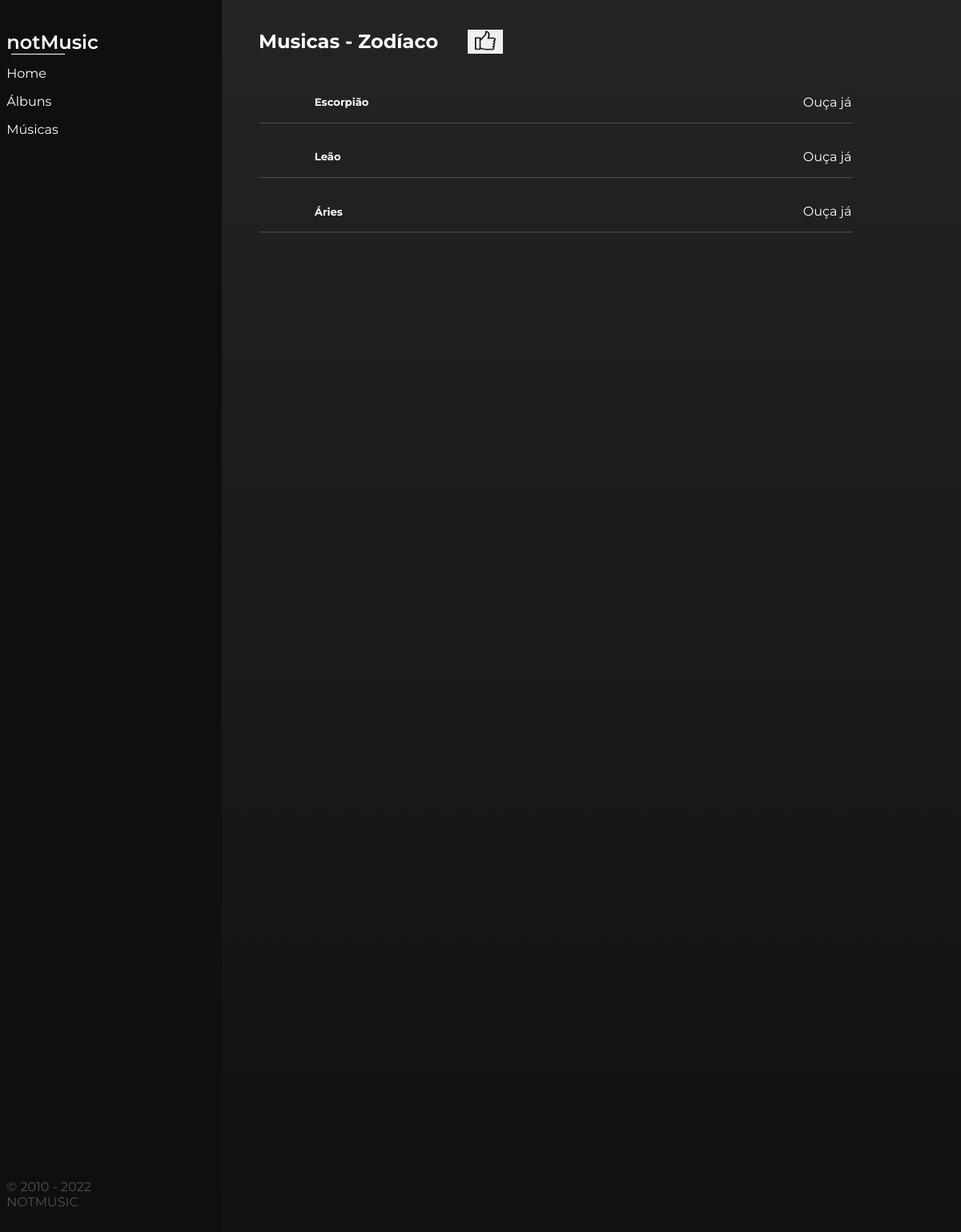
Page /notMusic/musicas/5/ on the committed database.
### notMusic/models.py (models this page shows, shortened)
class Album(models.Model):
    nomeAlbum = models.CharField(max_length=50)
    anoLanc = models.CharField(max_length=4)
    musicas = models.ManyToManyField(Musica)
    upVotes = models.IntegerField(default=0)
    downVotes = models.IntegerField(default=0)
    linkImg = models.CharField(max_length=200, default= "null")

class Musica(models.Model):
    tituloMusica = models.CharField(max_length=50)
    duracao = models.CharField(max_length=10)
    compositor = models.CharField(max_length=80)
    linkMusica = models.CharField(max_length=200, default= "null")
    fotoMusica = models.CharField(max_length=200, default= "null")

### notMusic/views.py (the view)
# urls.py: path('musicas/<int:pk>/',views.ResultadoMusicaView.as_view(), name='musicas')
class ResultadoMusicaView(generic.DetailView):
    model = Album
    template_name = "notMusic/musicas.html"

### notMusic/templates/notMusic/musicas.html (shortened to what this page needs)
<!DOCTYPE html>
<html lang="pt-br">
    <head>
        {% load static %}
        <link rel="stylesheet" type="text/css" href="{% static 'notMusic/css/index.css' %}">
    </head>
    <body>
        <main>
            <header>
                <p class="logo">notMusic</p>
                <div class="nav-header">
                    <a class="link-header" href="{% url 'notMusic:index' %}">Home</a>
                    <p><a class="link-header" href="{% url 'notMusic:todosAlbuns' %}">Álbuns</a></p>
                    <a class="link-header" href="{% url 'notMusic:todasMusicas' %}">Músicas</a>
                </div>
                <p class="cop">© 2010 - 2022 NOTMUSIC</p>
            </header>
            <section class="sec-main">
                <div class="header-msc">
                    <h2 class="titulo-header-msc">Musicas - {{album.nomeAlbum}}</h2>
                    <button class="like"><img class="img-like" src="{% static 'notMusic/img/gostar.png' %}"></button>
                </div>
                {% for m in album.musicas.all %}
                    <ul>
                        <li>
                            <div class="controla">
                                <h4 class="nome-artista">{{m.tituloMusica}}</h4>
                            </div>
                            <a class="link-albuns" href="{{m.linkMusica}}" target="blank">Ouça já</a>
                        </li>
                    </ul>
                {% endfor %}
            </section>
        </main>
    </body>
</html>

### notMusic/static/notMusic/css/index.css (style rules this page uses)
body { border: none; padding: 0; margin: 0; font-family: 'Montserrat', sans-serif; }
main { display: flex; }
header { background-color: #0f0f0f; padding: 1.2% 0%; width: 30%; height: auto; }
.logo { color: white; margin-left: 3%; font-weight: 600; font-size: 2vw; margin-bottom: 5%; }
.logo::after { content: ""; width: 25%; height: 1px; display: block; background-color: #ffffff; margin-left: 2%; }
.nav-header { margin-top: 0; margin-left: 3%; margin-bottom: 100%; }
.link-header { color: #ffffff; text-decoration: none; transition: 0.3s; }
.cop { margin-left: 3%; color: #525252; width: 60%; margin-top: 1300px; }
.sec-main { width: 100%; max-width: 100%; background: linear-gradient(#242424, #111111); height: auto; }
.controla { width: 40%; display: flex; align-items: center; }
ul { margin-left: 5%; border-bottom: #4e4e4e solid 1px; display: flex; width: 80%; padding: 0% 0.2%; }
li { list-style: none; display: flex; width: 100%; justify-content: space-between; align-items: center; }
.nome-artista { font-size: 1.1vw; color: white; }
.link-albuns { text-decoration: none; color: white; transition: 0.3s; }
.header-msc { display: flex; align-items: center; width: 80%; margin-left: 5%; }
.titulo-header-msc { color: #ffffff; margin-top: 5%; font-size: 2vw; }
.like { margin-left: 5%; height: 10%; margin-top: 2.5%; border: none; }
.img-like { width: 80%; }

### rows in the picture
Album: nomeAlbum "Zodíaco"
Musica: tituloMusica "Escorpião"
Musica: tituloMusica "Leão"
Musica: tituloMusica "Áries"
